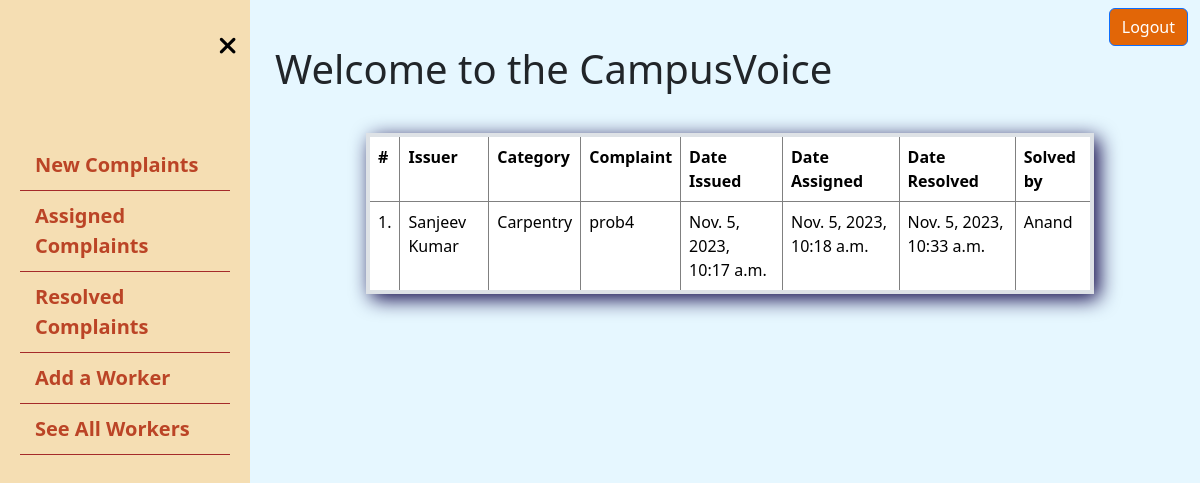
The page /resolved_complaints_admin/ (signed in) on the database its author committed.
### ComplaintMS/models.py (models this page shows, shortened)
class Complaints(models.Model):
    class Status_Choices(Enum):
        Opened = 'Opened'
        In_progress='In_progress'
        Resolved = 'Resolved'
        Closed = 'Closed'
    issuer = models.ForeignKey(Student,on_delete=models.SET_NULL,null=True,related_name='issuer')
    domain = models.ForeignKey(Domain,on_delete=models.SET_NULL,null=True)
    category = models.ForeignKey(Category,on_delete=models.SET_NULL,null=True)
    issue = models.TextField()
    status = models.CharField(
        max_length=50,
        choices = [(S.name,S.value) for S in Status_Choices],
        default = Status_Choices.Opened.value
    )
    date_issued=models.DateTimeField(auto_now_add=True)
    date_resolved=models.DateTimeField(null=True,blank=True)
    date_assigned = models.DateTimeField(null=True,blank=True)
    is_unaddressed= models.BooleanField(default=True)
    is_deleted=models.BooleanField(default=False)
    assignee = models.ForeignKey('Workers',on_delete=models.SET_NULL,null=True)
    assigner=models.ForeignKey(Administrator,on_delete=models.SET_NULL,null=True,related_name='assigner')

class CustomUser(AbstractUser):
    username = None
    email = models.EmailField(unique=True)
    name = models.CharField(max_length=100)
    class Types(models.TextChoices):
        Administrator = "Administrator","ADMINISTRATOR"
        Student = "Student","STUDENT"
    default_type = Types.Student
    USERNAME_FIELD='email'
    REQUIRED_FIELDS=[]
    objects = CustomUserManager()
    type = models.CharField('Type', max_length=255, choices=Types.choices, default=default_type)

class Category(models.Model):
    class Category_Choices(Enum):
        Electricity='Electricity'
        Carpentry='Carpentry'
        Plumbing='Plumbing'
        Food='Food'
        Water='Water'
        Cleaning='Cleaning'
    name = models.CharField(
        max_length=50,
        choices=[(C.name,C.value) for C in Category_Choices],
        default=Category_Choices.Cleaning.value
    )
    def __str__(self):
        return self.name

class Workers(models.Model):
    class WStatus_Choices(Enum):
        Available = 'Available'
        On_leave='On_leave'
        Occupied = 'Occupied'
    name = models.CharField(max_length=100)
    phone = models.CharField(max_length=13)
    category = models.ForeignKey(Category,on_delete=models.SET_NULL,null=True)
    status = models.CharField(max_length=20,choices=[(D.name,D.value) for D in WStatus_Choices],default='Available')
    task_count=models.IntegerField(default=0)
    leave_rsn=models.TextField(blank=True)
    date_from=models.DateField(null=True)
    date_to=models.DateField(null=True)

### ComplaintMS/views.py (the view)
# urls.py: path('resolved_complaints_admin/',views.resolved_complaints_admin,name='resolved_complaints_admin'),
@ login_required(login_url='my_login_administrator')
def resolved_complaints_admin(request):
    admin=request.user
    admin_obj=AdministratorAdditional.objects.get(user=admin)
    dom_obj=admin_obj.domain
    complaints=Complaints.objects.filter(Q(status='Resolved'),Q(domain=dom_obj))
    return render(request,'resolved_complaints_admin.html',context={'complaints':complaints})

### ComplaintMS/templates/resolved_complaints_admin.html (shortened to what this page needs)
{% extends 'base.html' %}
{% block links %}
{% load static %}
<link rel="stylesheet" href="https://cdnjs.cloudflare.com/ajax/libs/font-awesome/6.4.2/css/all.min.css" />
<link rel="stylesheet" href="/static/css/interface_style.css">
{% endblock %}
{% block content %}
{% include 'sidebar.html' %}
<div class="content">
    <a href="{% url 'my_logout_administrator' %}" class="btn btn-primary mybtn align-self-end" id="logout_btn">Logout</a>
    <h1>Welcome to the CampusVoice</h1>
    <table class="mx-auto table-bordered table" style="margin-top: 5vh; width:80%;">
        <tr>
            <th>#</th>
            <th>Issuer</th>
            <th>Category</th>
            <th>Complaint</th>
            <th>Date Issued</th>
            <th>Date Assigned</th>
            <th>Date Resolved</th>
            <th>Solved by</th>
        </tr>
        {% for complaint in complaints %}
        <tr>
            <td>{{forloop.counter}}.</td>
            <td>{{complaint.issuer.name}}</td>
            <td>{{complaint.category}}</td>
            <td>{{complaint.issue}}</td>
            <td>{{complaint.date_issued}}</td>
            <td>{{complaint.date_assigned}}</td>
            <td>{{complaint.date_resolved}}</td>
            <td>{{complaint.assignee.name}}</td>
        </tr>
        {% endfor %}
    </table>
</div>
{% endblock %}

### ComplaintMS/static/css/base.css (style rules this page uses)
.mybtn { background-color: rgb(226, 102, 7); color:white; }

### ComplaintMS/static/css/interface_style.css (style rules this page uses)
* { box-sizing: border-box; }
.content { margin-left: 260px; padding: 15px; }
#logout_btn { position: fixed; right: 1vw; top: 1vh; }
table { width: 100%; border-collapse: collapse; margin-bottom: 20px; border-radius: 5px; border: 4px solid grey; box-shadow: 5px 5px 20px rgb(12, 2, 69); margin-top: 5vh; }
tr { border: 2px solid grey; }
th, td { padding: 12px; text-align: left; border-bottom: 1px solid #ddd; background-color: wheat; border: 2px solid grey; }
th { background-color: #008CBA; color: white; }
body { background-color: #e6f7ff; }

### rows shown on the page
Complaints: issuer.name "Sanjeev Kumar", category "Carpentry", issue "prob4", date_issued "Nov. 5, 2023, 10:17 a.m.", date_assigned "Nov. 5, 2023, 10:18 a.m.", date_resolved "Nov. 5, 2023, 10:33 a.m.", assignee.name "Anand"
